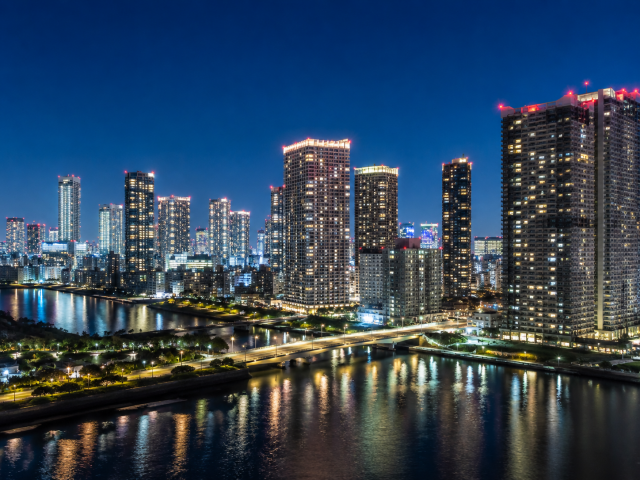
#> input picture Chapter05/cityscape.png, 640 x 480 px
$ python 05-01_differential_filter.py   (older library calls are emulated)
#> lines starting #> are read from the running program, lines starting #| are printed output that depends on the picture
import numpy as np
import cv2

img = cv2.imread("cityscape.png", cv2.IMREAD_GRAYSCALE)
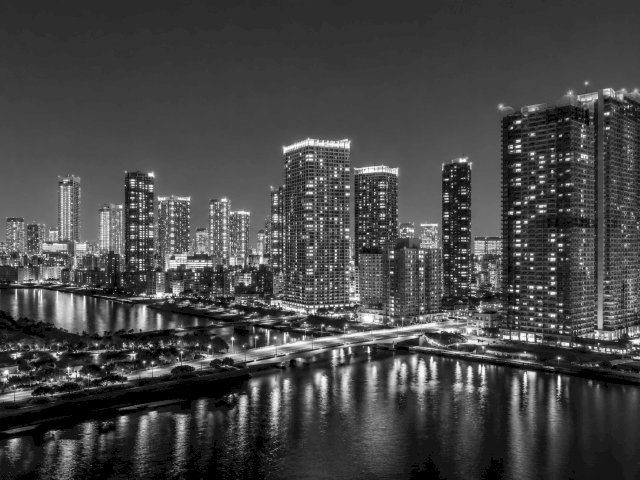
#> img: shape (480, 640); min 0, max 254, mean 69.8

# 横方向（x方向）中心差分
op_x = 0.5 * np.array([[0, 0, 0],
                       [-1, 0, 1],
                       [0, 0, 0]], dtype=np.float32)

img_diff_x = cv2.filter2D(img, ddepth=cv2.CV_32F, kernel=op_x)
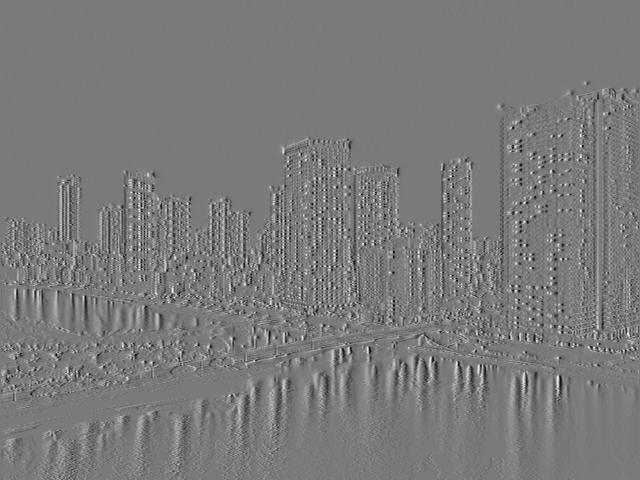
#> img_diff_x: shape (480, 640) float32; min -97, max 104.5, mean 0; drawn with min black and max white
img_diff_x = cv2.convertScaleAbs(img_diff_x)
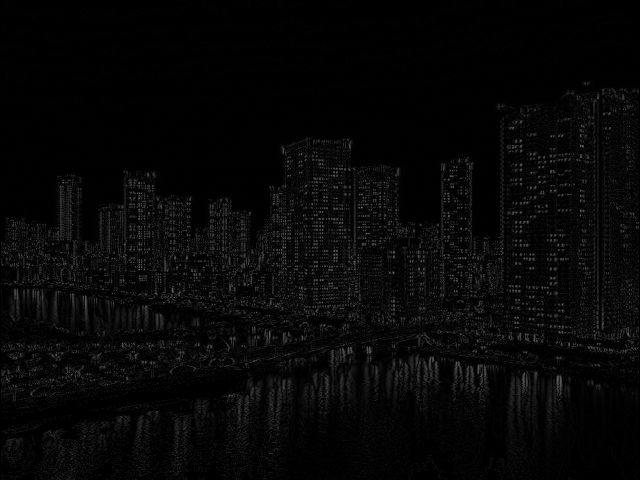
#> img_diff_x: shape (480, 640); min 0, max 104, mean 6.8
img_diff_x = cv2.normalize(img_diff_x, None, 0, 255, cv2.NORM_MINMAX)
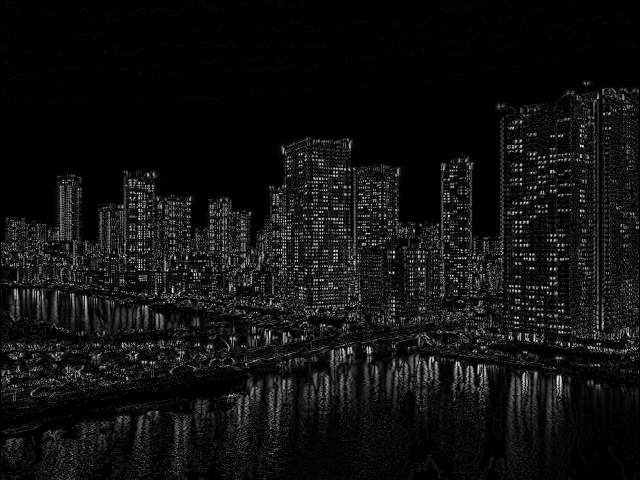
#> img_diff_x: shape (480, 640); min 0, max 255, mean 16.7

# 縦方向（y方向）中心差分
op_y = 0.5 * np.array([[0, -1, 0],
                       [0,  0, 0],
                       [0,  1, 0]], dtype=np.float32)

img_diff_y = cv2.filter2D(img, ddepth=cv2.CV_32F, kernel=op_y)
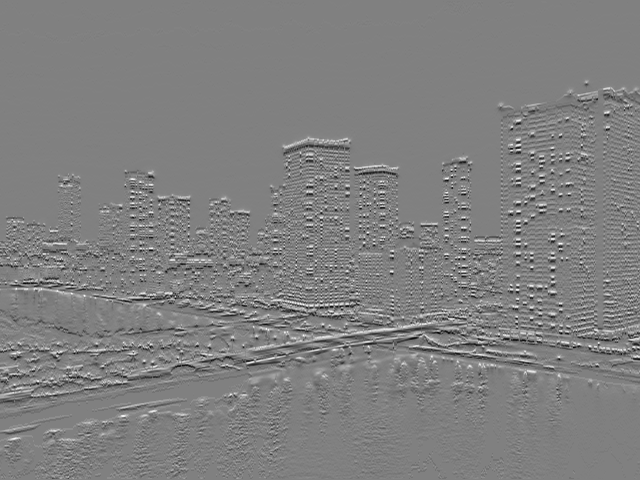
#> img_diff_y: shape (480, 640) float32; min -103, max 102, mean 0; drawn with min black and max white
img_diff_y = cv2.convertScaleAbs(img_diff_y)
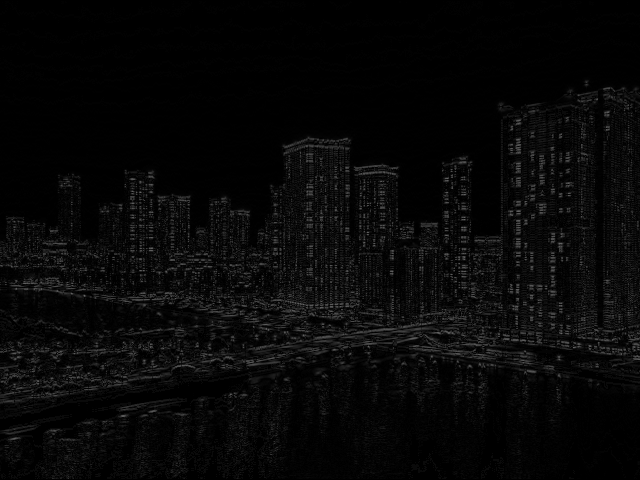
#> img_diff_y: shape (480, 640); min 0, max 103, mean 7.7
img_diff_y = cv2.normalize(img_diff_y, None, 0, 255, cv2.NORM_MINMAX)
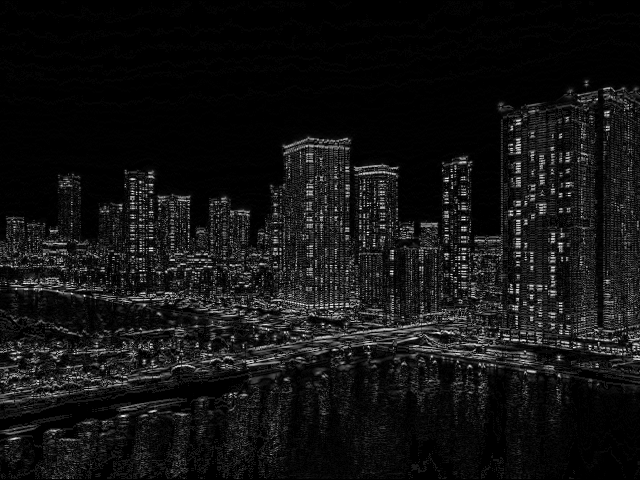
#> img_diff_y: shape (480, 640); min 0, max 255, mean 19

cv2.imwrite("diff_x.png", img_diff_x)
cv2.imwrite("diff_y.png", img_diff_y)
